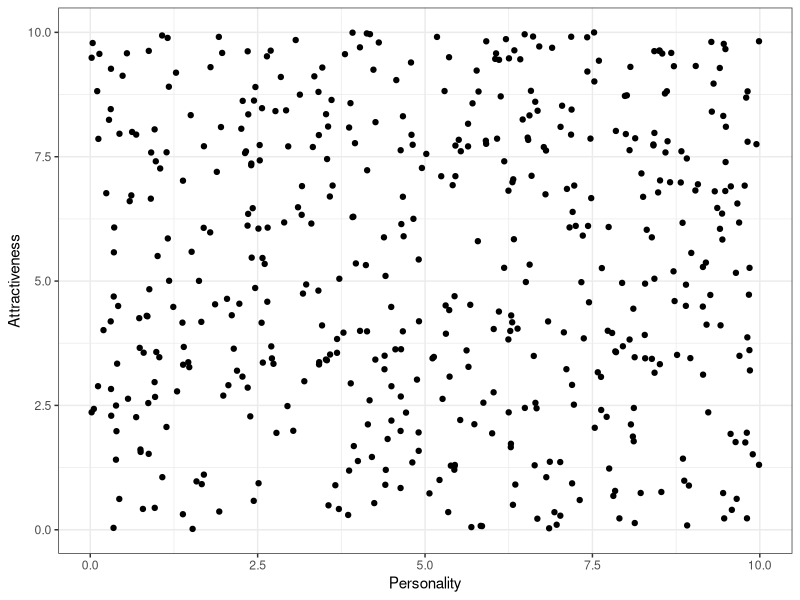
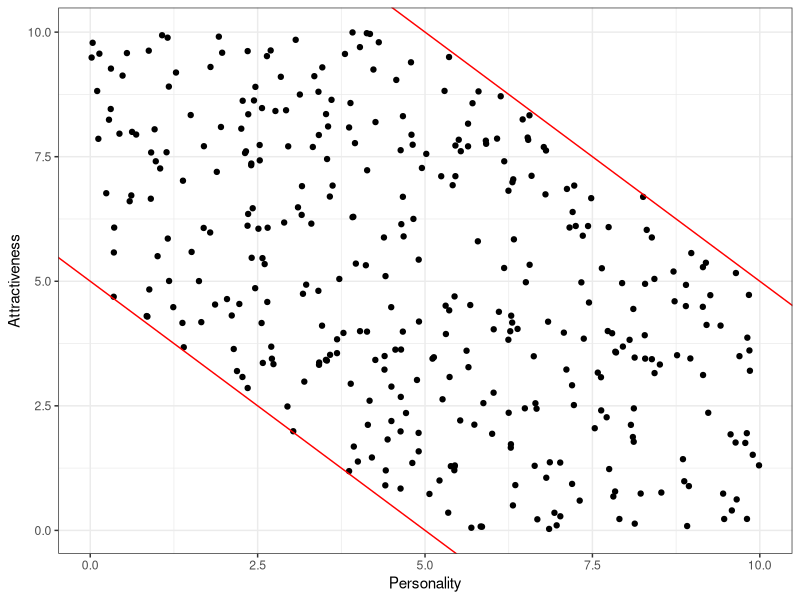
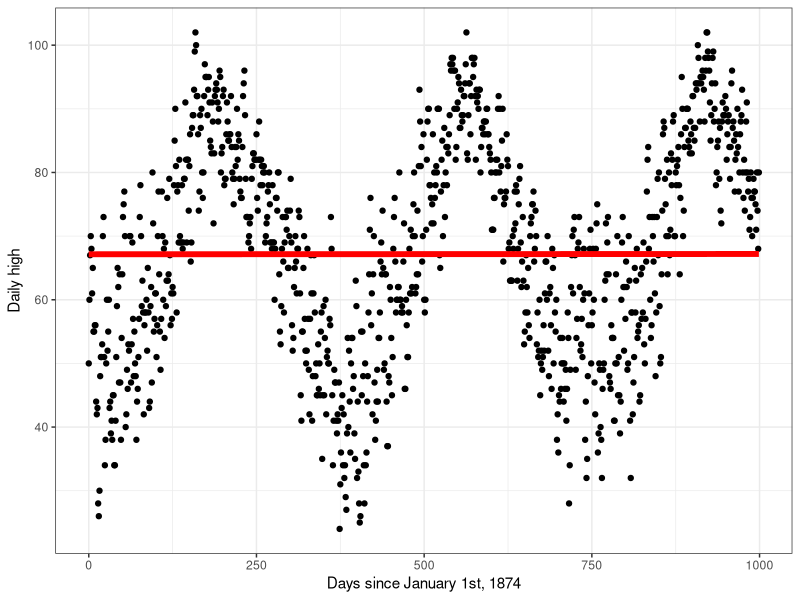
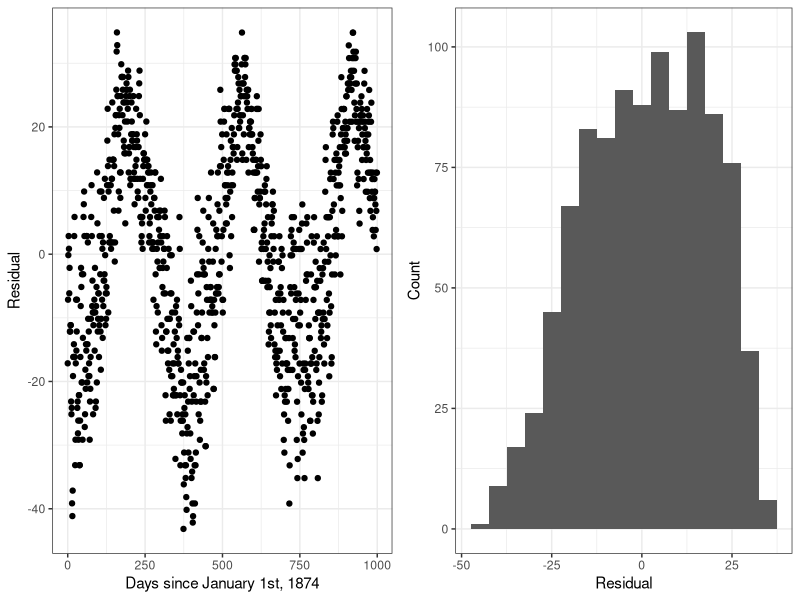
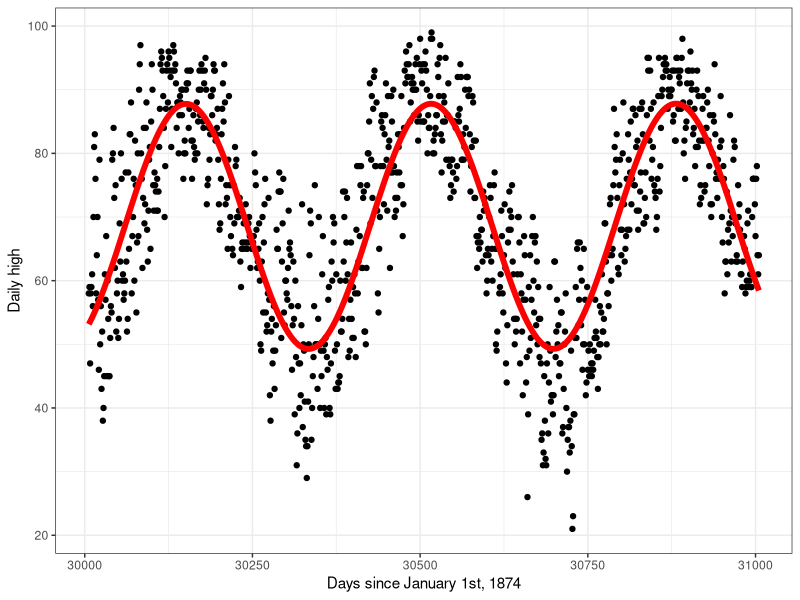
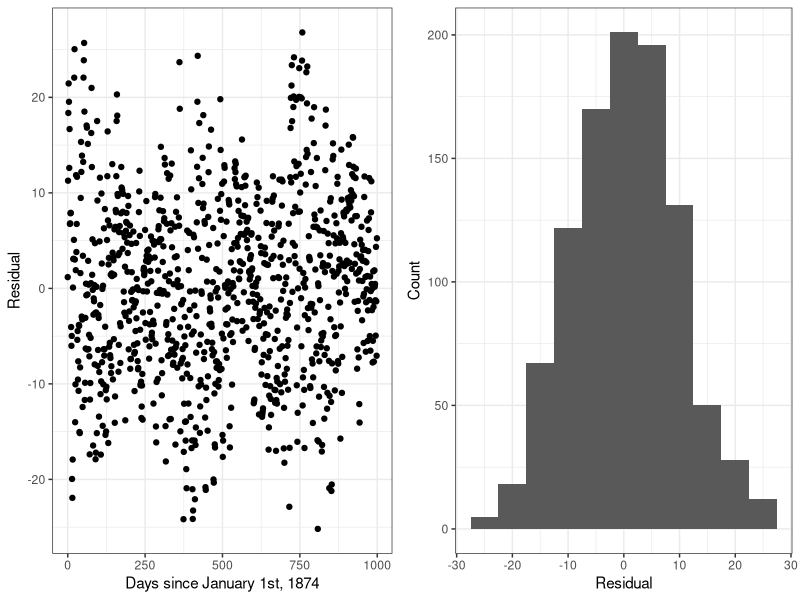

R code for these plots, in order:
## ---- chunk 1
list.of.packages <- c("ggplot2", "gridExtra")
new.packages <- list.of.packages[!(list.of.packages %in% installed.packages()[,"Package"])]
if(length(new.packages)) install.packages(new.packages)

library(ggplot2)
library(gridExtra)
## ---- chunk 2
df <- data.frame(Attractiveness=runif(500, 0, 10), Personality=runif(500, 0, 10))
ggplot(df, aes(x=Personality, y=Attractiveness)) + 
  geom_point() + 
  theme_bw()
## ---- chunk 3
df <- df[df$Attractiveness + df$Personality > 5 & df$Attractiveness + df$Personality <15,]
ggplot(df, aes(x=Personality, y=Attractiveness)) + 
  geom_point() + 
  theme_bw() + 
  geom_abline(intercept = 5, slope = -1, col="red") +
  geom_abline(intercept = 15, slope = -1, col="red")
## ---- chunk 4
# Read in data and add a days-since-Jan-1-1874 column
temps <- read.csv('data/norfolk_temps.csv')
temps$day_num <- 1:length(temps$tmax) - 1
temps <- temps[!is.na(temps$tmax),]
temps <- temps[,c("tmax", "day_num")]

# Fit the model
naive_fit <- lm(tmax ~ day_num, temps)

# Show fit coefficients
summary(naive_fit)$coefficients

# Get predicted values
predicted_df <- data.frame(tmax = naive_fit$fitted.values, day_num = temps$day_num)

# Plot real versus predicted
ggplot(temps[1:1000,], aes(x = day_num, y = tmax)) +
  geom_point() + 
  geom_line(col="red", linewidth=2, data = predicted_df[1:1000,], aes(x=day_num, y=tmax)) + 
  theme_bw() + 
  xlab("Days since January 1st, 1874") + 
  ylab("Daily high")
## ---- chunk 5
10 * 365.249 * c("lb" = summary(naive_fit)$coefficients[2,1] - 
                   qnorm(0.975) * summary(naive_fit)$coefficients[2,2],
                 "ub" = summary(naive_fit)$coefficients[2,1] + 
                   qnorm(0.975) * summary(naive_fit)$coefficients[2,2])
## ---- chunk 6
# Calculate residuals
error_df <- data.frame(residual = temps$tmax - 
                         naive_fit$fitted.values, day_num = temps$day_num)

p1 <- ggplot(error_df[1:1000,], aes(y = residual, x = day_num)) + 
  geom_point() + 
  theme_bw() + 
  xlab("Days since January 1st, 1874") + 
  ylab("Residual")

p2 <- ggplot(error_df[1:1000,], aes(x = residual)) + 
  geom_histogram(binwidth = 5) + 
  theme_bw() + 
  ylab("Count")  +
  xlab("Residual")

grid.arrange(p1, p2, ncol=2)
## ---- chunk 7
# Fit the model
lm_fit <- lm(tmax ~ day_num + sin(2 * pi / 365.249 * day_num) + 
               cos(2 * pi / 365.249 * day_num), temps)

# Get the predicted values from the model
predicted_df <- data.frame(tmax = lm_fit$fitted.values, day_num = temps$day_num)

# Plot the actual and predicted values
ggplot(temps[30001:31000,], aes(x=day_num, y=tmax)) + 
  geom_point() + 
  theme_bw() +
  geom_line(color = "red", linewidth = 2, data = predicted_df[30001:31000,], 
            aes(x=day_num, y=tmax)) + 
  xlab("Days since January 1st, 1874") + 
  ylab("Daily high")

# Calculate parameters
alpha <- sqrt(lm_fit$coefficients[3]^2 + lm_fit$coefficients[4]^2)
phi = acos(lm_fit$coefficients[3]/alpha) * 
  365.249 / (2 * pi)
params <- c(alpha, phi, lm_fit$coefficients[2])
names(params) <- c("alpha", "phi", "beta")

# Print parameter estimates
params
## ---- chunk 8
10 * 365.249 * c("lb" = summary(lm_fit)$coefficients[2,1] - qnorm(0.975) * 
                   summary(lm_fit)$coefficients[2,2],
                 "ub" = summary(lm_fit)$coefficients[2,1] + qnorm(0.975) * 
                   summary(lm_fit)$coefficients[2,2])
## ---- chunk 9
error_df <- data.frame(residual = temps$tmax - lm_fit$fitted.values, day_num = temps$day_num)

p1 <- ggplot(error_df[1:1000,], aes(y = residual, x = day_num)) + 
  geom_point() + 
  theme_bw() + 
  xlab("Days since January 1st, 1874") + 
  ylab("Residual")

p2 <- ggplot(error_df[1:1000,], aes(x = residual)) + 
  geom_histogram(binwidth = 5) + 
  theme_bw() + 
  ylab("Count")  +
  xlab("Residual")

grid.arrange(p1, p2, ncol=2)
## ---- chunk 10
predict(lm_fit, 
        data.frame("day_num" = as.numeric(as.Date("2023-03-19") - as.Date("1874-01-01"))), 
        interval = "confidence", level = 0.95)
## ---- chunk 11
predict(lm_fit, 
        data.frame("day_num" = as.numeric(as.Date("2023-03-19") - as.Date("1874-01-01"))), 
        interval = "prediction", level = 0.95)
## ---- chunk 12
set.seed(111)

# Parameters
n <- 20
beta_0 <- 5
beta_1 <- 2
sigma_sq <- 10
nsims <- 10^4

# Vectors for results
mu_covered <- vector(length = nsims)
mu_covered_prime <- vector(length = nsims)
new_covered <- vector(length = nsims)
new_covered_prime <- vector(length = nsims)

for (i in 1:nsims) {
  # Generate data from the model
  x <- runif(n, 0, 10)
  y <- (beta_0 + beta_1 * x + rnorm(n, 0, sqrt(sigma_sq)))^2
  
  # Fit the model on the original scale
  org_fit <- lm(y ~ x)
  
  # Fit the true model
  sqrt_fit <- lm(sqrt(y) ~ x)

  # Get the true conditional mean
  mu_true <- (beta_0 + beta_1 * 5)^2 + sigma_sq
  
  # Create an interval from beta_1 and check coverage
  mu_covered_int <- predict(sqrt_fit, data.frame(x=5), 
                               interval = "confidence", 
                               level = 0.95)^2
  mu_covered[i] <- mu_true > mu_covered_int[2] & 
    mu_true < mu_covered_int[3]
  
  # Create an interval from beta_1 and check coverage
  mu_covered_prime_int <- predict(org_fit, data.frame(x=5), 
                               interval = "confidence", 
                               level = 0.95)
  mu_covered_prime[i] <- mu_true > mu_covered_prime_int[2] & mu_true < mu_covered_prime_int[3]
  
  # Create a new data point from the model
  x_new <- 5
  y_new  <- (beta_0 + beta_1 * x_new + rnorm(1, 0, sqrt(sigma_sq)))^2
  
  # Create the intervals and check coverage
  new_covered_int <- predict(sqrt_fit, data.frame(x=x_new), 
                               interval = "prediction", 
                               level = 0.95)^2
  new_covered[i] <- y_new > new_covered_int[2] & y_new < new_covered_int[3]
  
  new_covered_prime_int <- predict(org_fit, data.frame(x=x_new), 
                               interval = "prediction", 
                               level = 0.95)
  new_covered_prime[i] <- y_new > new_covered_prime_int[2] & y_new < new_covered_prime_int[3]
  
}

df <- rbind(c(mean(mu_covered), mean(new_covered)), 
            c(mean(mu_covered_prime), mean(new_covered_prime)))
colnames(df) <- c("Confidence coverage", "Prediction coverage")
rownames(df) <- c("Beta_1", "Beta_1 prime")
knitr::kable(df)
